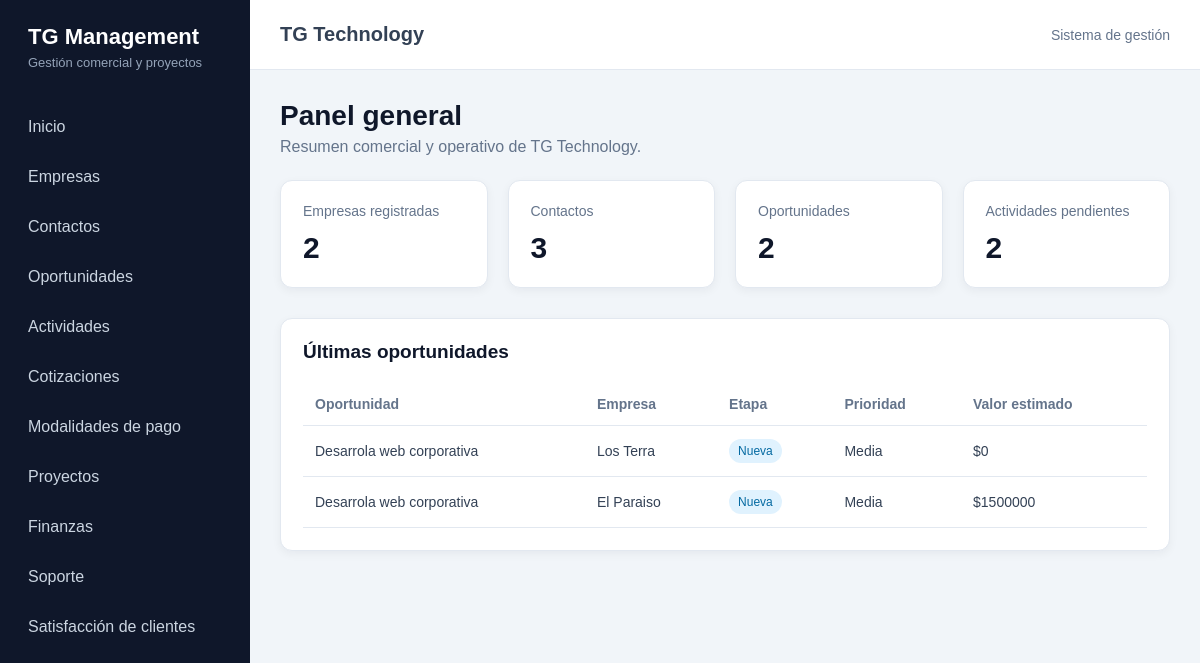
Before: / with the older database file.
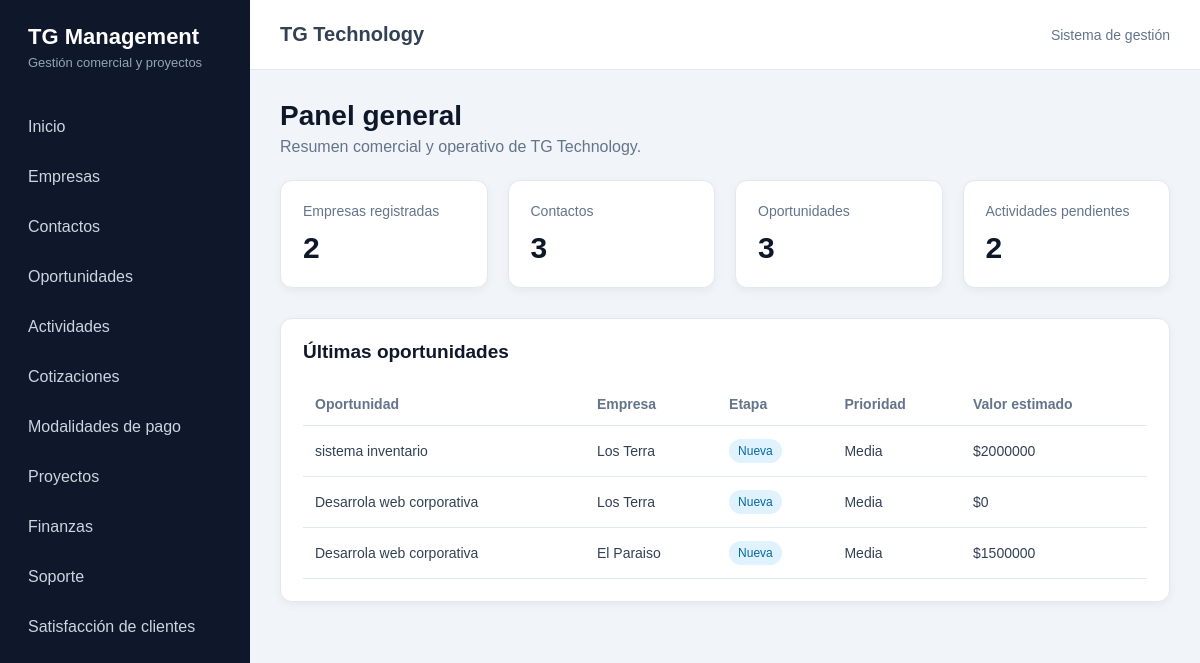
After: the same page with the newer database file.
### crm/models.py (models this page shows, shortened)
class Oportunidad(models.Model):
    class Etapa(models.TextChoices):
        NUEVA = "NUEVA", "Nueva"
        CONTACTADA = "CONTACTADA", "Contactada"
        REQUERIMIENTOS = "REQUERIMIENTOS", "Levantamiento de requerimientos"
        PROPUESTA = "PROPUESTA", "Propuesta enviada"
        NEGOCIACION = "NEGOCIACION", "Negociación"
        GANADA = "GANADA", "Ganada"
        PERDIDA = "PERDIDA", "Perdida"
        PAUSADA = "PAUSADA", "Pausada"
    class Prioridad(models.TextChoices):
        BAJA = "BAJA", "Baja"
        MEDIA = "MEDIA", "Media"
        ALTA = "ALTA", "Alta"
        URGENTE = "URGENTE", "Urgente"
    titulo = models.CharField(
        "Nombre de la oportunidad",
        max_length=200,
    )
    empresa = models.ForeignKey(
        Empresa,
        verbose_name="Empresa",
        on_delete=models.PROTECT,
        related_name="oportunidades",
    )
    contacto = models.ForeignKey(
        Contacto,
        verbose_name="Contacto",
        on_delete=models.SET_NULL,
        null=True,
        blank=True,
        related_name="oportunidades",
    )
    descripcion = models.TextField(
        "Descripción",
        blank=True,
    )
    servicio_interes = models.CharField(
        "Servicio de interés",
        max_length=150,
        blank=True,
    )
    etapa = models.CharField(
        "Etapa",
        max_length=30,
        choices=Etapa.choices,
        default=Etapa.NUEVA,
    )
    prioridad = models.CharField(
        "Prioridad",
        max_length=20,
        choices=Prioridad.choices,
        default=Prioridad.MEDIA,
    )
    valor_estimado = models.DecimalField(
        "Valor estimado",
        max_digits=14,
        decimal_places=2,
        default=0,
    )
    probabilidad = models.PositiveSmallIntegerField(
        "Probabilidad de cierre (%)",
        default=10,
    )
    fecha_estimada_cierre = models.DateField(
        "Fecha estimada de cierre",
        null=True,
        blank=True,
    )
    motivo_perdida = models.TextField(
        "Motivo de pérdida",
        blank=True,
    )
    responsable = models.ForeignKey(
        settings.AUTH_USER_MODEL,
        verbose_name="Responsable",
        on_delete=models.SET_NULL,
        null=True,
        blank=True,
        related_name="oportunidades_asignadas",
    )
    fecha_creacion = models.DateTimeField(
        "Fecha de creación",
        auto_now_add=True,
    )
    fecha_actualizacion = models.DateTimeField(
        "Última actualización",
        auto_now=True,
    )
    class Meta:
        verbose_name = "Oportunidad"
        verbose_name_plural = "Oportunidades"
        ordering = ["-fecha_creacion"]

class Empresa(models.Model):
    class TipoEmpresa(models.TextChoices):
        PROSPECTO = "PROSPECTO", "Prospecto"
        CLIENTE = "CLIENTE", "Cliente"
        PROVEEDOR = "PROVEEDOR", "Proveedor"
        PARTNER = "PARTNER", "Partner"
    class EstadoEmpresa(models.TextChoices):
        ACTIVA = "ACTIVA", "Activa"
        INACTIVA = "INACTIVA", "Inactiva"
    razon_social = models.CharField(
        "Razón social",
        max_length=200,
    )
    nombre_fantasia = models.CharField(
        "Nombre de fantasía",
        max_length=200,
        blank=True,
    )
    rut = models.CharField(
        "RUT",
        max_length=20,
        blank=True,
        unique=True,
        null=True,
    )
    tipo = models.CharField(
        "Tipo de empresa",
        max_length=20,
        choices=TipoEmpresa.choices,
        default=TipoEmpresa.PROSPECTO,
    )
    rubro = models.CharField(
        "Rubro",
        max_length=150,
        blank=True,
    )
    sitio_web = models.URLField(
        "Sitio web",
        blank=True,
    )
    telefono = models.CharField(
        "Teléfono",
        max_length=30,
        blank=True,
    )
    email = models.EmailField(
        "Correo electrónico",
        blank=True,
    )
    direccion = models.CharField(
        "Dirección",
        max_length=250,
        blank=True,
    )
    comuna = models.CharField(
        "Comuna",
        max_length=100,
        blank=True,
    )
    region = models.CharField(
        "Región",
        max_length=100,
        blank=True,
    )
    estado = models.CharField(
        "Estado",
        max_length=20,
        choices=EstadoEmpresa.choices,
        default=EstadoEmpresa.ACTIVA,
    )
    observaciones = models.TextField(
        "Observaciones",
        blank=True,
    )
    creado_por = models.ForeignKey(
        settings.AUTH_USER_MODEL,
        verbose_name="Creado por",
        on_delete=models.SET_NULL,
        null=True,
        blank=True,
        related_name="empresas_creadas",
    )
    fecha_creacion = models.DateTimeField(
        "Fecha de creación",
        auto_now_add=True,
    )
    fecha_actualizacion = models.DateTimeField(
        "Última actualización",
        auto_now=True,
    )
    class Meta:
        verbose_name = "Empresa"
        verbose_name_plural = "Empresas"
        ordering = ["razon_social"]
    def __str__(self):
        return self.nombre_fantasia or self.razon_social

### core/views.py (the view)
# urls.py: path("", views.dashboard, name="dashboard"),
def dashboard(request):
    contexto = {
        "total_empresas": Empresa.objects.count(),
        "total_contactos": Contacto.objects.count(),
        "total_oportunidades": Oportunidad.objects.count(),
        "oportunidades_ganadas": Oportunidad.objects.filter(
            etapa=Oportunidad.Etapa.GANADA
        ).count(),
        "actividades_pendientes": Actividad.objects.filter(
            estado=Actividad.EstadoActividad.PENDIENTE
        ).count(),
        "ultimas_oportunidades": Oportunidad.objects.select_related(
            "empresa",
            "responsable",
        )[:5],
    }
    return render(request, "core/dashboard.html", contexto)

### core/templates/core/dashboard.html (shortened to what this page needs)
{% extends "core/base.html" %}
{% block content %}
    <div class="encabezado-pagina">
        <h1>Panel general</h1>
        <p>
            Resumen comercial y operativo de TG Technology.
        </p>
    </div>
    <div class="tarjetas">
        <div class="tarjeta">
            <p>Empresas registradas</p>
            <strong>{{ total_empresas }}</strong>
        </div>
        <div class="tarjeta">
            <p>Contactos</p>
            <strong>{{ total_contactos }}</strong>
        </div>
        <div class="tarjeta">
            <p>Oportunidades</p>
            <strong>{{ total_oportunidades }}</strong>
        </div>
        <div class="tarjeta">
            <p>Actividades pendientes</p>
            <strong>{{ actividades_pendientes }}</strong>
        </div>
    </div>
    <div class="panel">
        <h2>Últimas oportunidades</h2>
        {% if ultimas_oportunidades %}
            <table>
                <thead>
                    <tr>
                        <th>Oportunidad</th>
                        <th>Empresa</th>
                        <th>Etapa</th>
                        <th>Prioridad</th>
                        <th>Valor estimado</th>
                    </tr>
                </thead>
                <tbody>
                    {% for oportunidad in ultimas_oportunidades %}
                        <tr>
                            <td>
                                {{ oportunidad.titulo }}
                            </td>
                            <td>
                                {{ oportunidad.empresa }}
                            </td>
                            <td>
                                <span class="estado">
                                    {{ oportunidad.get_etapa_display }}
                                </span>
                            </td>
                            <td>
                                {{ oportunidad.get_prioridad_display }}
                            </td>
                            <td>
                                ${{ oportunidad.valor_estimado|floatformat:0 }}
                            </td>
                        </tr>
                    {% endfor %}
                </tbody>
            </table>
        {% else %}
            <div class="sin-registros">
                Todavía no existen oportunidades registradas.
            </div>
        {% endif %}
    </div>
{% endblock %}

Changed rows visible on the page:
added Oportunidad: titulo "sistema inventario", empresa "Los Terra", etapa "Nueva", prioridad "Media", valor_estimado "2000000"
Other visible differences:
{{ total_oportunidades }}: "2" → "3"
